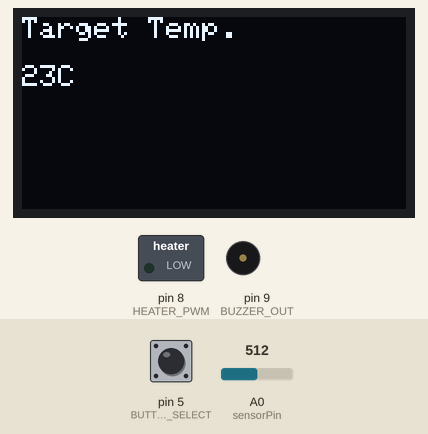
Simulated run of this sketch. Board: Arduino Uno, built with avr-gcc and run on an emulated ATmega328P. Shown: 128×64 one-colour display, switched loads named in the sketch (green lamp = pin HIGH), buzzer (waves = sounding, pin HIGH). The test bench sets the inputs (shaded band); at power-on: A0 (sensorPin) = 512, pin 5 (BUTTON_SELECT) HIGH. What the sketch prints to the serial monitor is not drawn.

Above: at 1.3 s.
At 2.3 s:
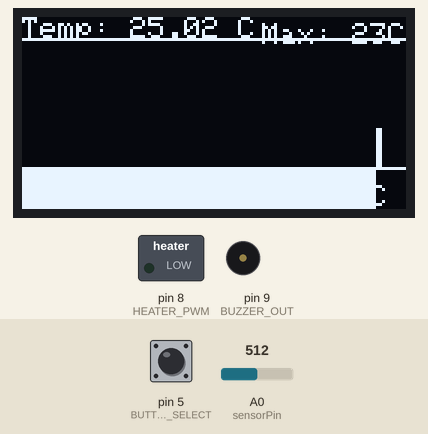
2.4 s: A0 (sensorPin) set to 485
At 3.7 s:
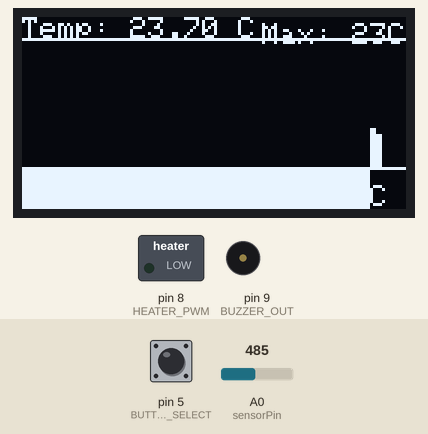
6.6 s: A0 (sensorPin) set to 462
At 8.3 s:
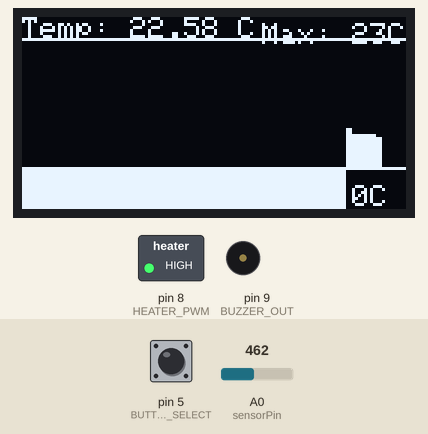
10.8 s: A0 (sensorPin) set to 511
At 12.4 s:
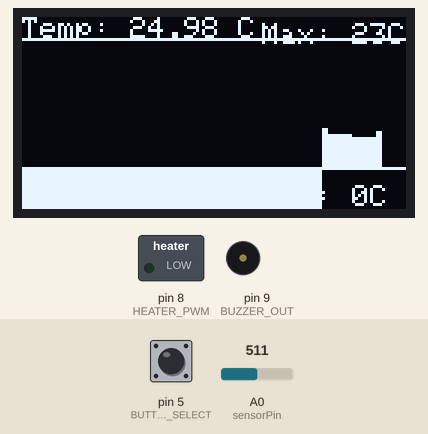
Timing chart, 0 to 13.9 s (numbered marks = the images above; inputs shaded):
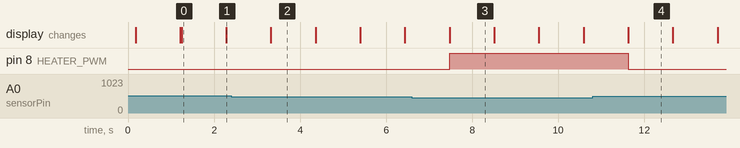

Measured:
- the behaviour switches between 471 and 470 on A0 (sensorPin) (found by bisection; images 2 and 3)
- after the input at 6.6 s, pin 8 (HEATER_PWM): LOW → HIGH after 0.88 s
- after the input at 10.8 s, pin 8 (HEATER_PWM): HIGH → LOW after 0.83 s
- what the display in image 0 shows lasts 1.1 s, from 1.2 s to 2.3 s

The sketch:

factoryTest.ino
```cpp
#include <Wire.h>
#include <Adafruit_GFX.h>
#include <Adafruit_SSD1306.h>

#define SCREEN_WIDTH 128
#define SCREEN_HEIGHT 64

#define OLED_RESET -1
Adafruit_SSD1306 display(SCREEN_WIDTH, SCREEN_HEIGHT, &Wire, OLED_RESET);

const int sensorPin = A0;
float temperaturaActual;

const int numPoints = 60;
float temperaturaHistorial[numPoints] = {0};
const int barWidth = SCREEN_WIDTH / numPoints;

#define BUTTON_SELECT 5
#define BUTTON_UP 6
#define BUTTON_DOWN 7
#define HEATER_PWM 8
#define BUZZER_OUT 9

int selectedOption = 0;
int tempMaxOptions[] = {23, 35, 37, 41.5};
int tempMin = 0;
int tempMax;
int totalOptions = 4; // Cambia esto al número total de opciones en tu menú


static const unsigned char PROGMEM image_data_Saraarray[] = {
    0xff, 0xff, 0xff, 0xff, 0xff, 0xff, 0xff, 0xff, 0xff, 0xff, 0xff, 0xff, 0xff, 0xff, 0xff, 0xff,
0xff, 0xff, 0xff, 0xff, 0xff, 0xff, 0xff, 0xff, 0xff, 0xff, 0xff, 0xff, 0xff, 0xff, 0xff, 0xff,
0xff, 0xff, 0xff, 0xff, 0xff, 0xff, 0xff, 0xff, 0xff, 0xff, 0xff, 0xff, 0xff, 0xff, 0xff, 0xff,
0xff, 0xff, 0xff, 0xff, 0xff, 0xff, 0xff, 0xff, 0xff, 0xff, 0xff, 0xff, 0xff, 0xff, 0xff, 0xff,
0xff, 0xff, 0xff, 0xff, 0xff, 0xff, 0xff, 0xff, 0xff, 0xff, 0xff, 0xff, 0xff, 0xff, 0xff, 0xff,
0xff, 0xff, 0xff, 0xff, 0xff, 0xff, 0xff, 0xff, 0xff, 0xff, 0xff, 0xff, 0xff, 0xff, 0xff, 0xff,
0xff, 0xff, 0xff, 0xff, 0xff, 0xff, 0xff, 0xff, 0xff, 0xff, 0xff, 0xff, 0xff, 0xff, 0xff, 0xff,
0xff, 0xff, 0xff, 0xff, 0xff, 0xff, 0xff, 0xff, 0xff, 0xff, 0xff, 0xff, 0xff, 0xff, 0xff, 0xff,
0xff, 0xff, 0xff, 0xff, 0xff, 0xff, 0xff, 0xff, 0xff, 0xff, 0xff, 0xff, 0xff, 0xff, 0xff, 0xff,
0xff, 0xff, 0xff, 0xff, 0xff, 0xff, 0xff, 0xff, 0xff, 0xff, 0xff, 0xff, 0xff, 0xff, 0xff, 0xff,
0xff, 0xff, 0xff, 0xff, 0xff, 0xff, 0xff, 0xff, 0xff, 0xff, 0xff, 0xff, 0xff, 0xff, 0xff, 0xff,
0xff, 0xff, 0xff, 0xff, 0xe0, 0x03, 0xe0, 0x1e, 0x01, 0x00, 0x0f, 0xff, 0xff, 0xff, 0xff, 0xff,
0xff, 0xff, 0xff, 0xff, 0xe0, 0x00, 0x60, 0x1e, 0x01, 0x00, 0x03, 0xff, 0xff, 0xff, 0xff, 0xff,
0xff, 0xff, 0xff, 0xff, 0xf8, 0xfc, 0x38, 0xff, 0xc7, 0xc3, 0xe0, 0xff, 0xff, 0xff, 0xff, 0xff,
0xff, 0xff, 0xff, 0xff, 0xf8, 0xff, 0x18, 0xff, 0xcf, 0xe7, 0xf8, 0x7f, 0xff, 0xff, 0xff, 0xff,
0xff, 0xff, 0xff, 0xff, 0xf8, 0xff, 0x88, 0xff, 0xcf, 0xe7, 0xfc, 0x7f, 0xff, 0xff, 0xff, 0xff,
0xff, 0xff, 0xff, 0xff, 0xf8, 0xff, 0x88, 0xff, 0xcf, 0xe7, 0xfc, 0x7f, 0xff, 0xff, 0xff, 0xff,
0xff, 0xff, 0xff, 0xff, 0xf8, 0xff, 0xc8, 0xff, 0xcf, 0xe7, 0xf8, 0xff, 0xff, 0xff, 0xff, 0xff,
0xff, 0xff, 0xff, 0xff, 0xf8, 0xff, 0xc8, 0xff, 0xcf, 0xe3, 0xc0, 0xff, 0xff, 0xff, 0xff, 0xff,
0xff, 0xff, 0xff, 0xff, 0xf8, 0xff, 0x88, 0xff, 0xcf, 0xe0, 0x00, 0xff, 0xff, 0xff, 0xff, 0xff,
0xff, 0xff, 0xff, 0xff, 0xf8, 0xff, 0x88, 0xff, 0xcf, 0xe0, 0x00, 0x7f, 0xff, 0xff, 0xff, 0xff,
0xff, 0xff, 0xff, 0xff, 0xf8, 0xff, 0x18, 0xff, 0xc7, 0xe7, 0xfc, 0x3f, 0xff, 0xff, 0xff, 0xff,
0xff, 0xff, 0xff, 0xff, 0xf8, 0x78, 0x38, 0xff, 0xc7, 0xe7, 0xff, 0x3f, 0xff, 0xff, 0xff, 0xff,
0xff, 0xff, 0xff, 0xff, 0xf8, 0x00, 0x78, 0xff, 0xcf, 0xe7, 0xff, 0x1f, 0xff, 0xff, 0xff, 0xff,
0xff, 0xff, 0xff, 0xff, 0xf8, 0x07, 0xf8, 0xff, 0xcf, 0xe7, 0xff, 0x1f, 0xff, 0xff, 0xff, 0xff,
0xff, 0xff, 0xff, 0xff, 0xf8, 0xff, 0xfc, 0xff, 0x8f, 0xe7, 0xff, 0x3f, 0xff, 0xff, 0xff, 0xff,
0xff, 0xff, 0xff, 0xff, 0xf8, 0xff, 0xfc, 0x7f, 0x8f, 0xe7, 0xfe, 0x3f, 0xff, 0xff, 0xff, 0xff,
0xff, 0xff, 0xff, 0xff, 0xf8, 0xff, 0xfe, 0x3e, 0x1f, 0xe7, 0xf8, 0x7f, 0xff, 0xff, 0xff, 0xff,
0xff, 0xff, 0xff, 0xff, 0xf0, 0x3f, 0xff, 0x00, 0x3f, 0x00, 0x00, 0x7f, 0xff, 0xff, 0xff, 0xff,
0xff, 0xff, 0xff, 0xff, 0xf0, 0x3f, 0xff, 0xc0, 0xff, 0x00, 0x03, 0x3f, 0xff, 0xff, 0xff, 0xff,
0xff, 0xff, 0xff, 0xff, 0xff, 0xff, 0xff, 0xf7, 0xff, 0xfe, 0x7f, 0xdf, 0xff, 0xff, 0xff, 0xff,
0xff, 0xff, 0xff, 0xff, 0xff, 0xff, 0xff, 0xf7, 0xff, 0xfe, 0x7f, 0xcf, 0xff, 0xff, 0xff, 0xff,
0xff, 0xff, 0xff, 0xff, 0xe0, 0x3f, 0x81, 0xfc, 0x07, 0x81, 0xf8, 0x1f, 0xff, 0xff, 0xff, 0xff,
0xff, 0xff, 0xff, 0xff, 0xe0, 0x1f, 0x81, 0xfc, 0x07, 0x81, 0xf8, 0x0f, 0xff, 0xff, 0xff, 0xff,
0xff, 0xff, 0xff, 0xff, 0xfc, 0x7f, 0xe0, 0xff, 0x1f, 0xe3, 0xfe, 0x3f, 0xff, 0xff, 0xff, 0xff,
0xff, 0xff, 0xff, 0xff, 0xfc, 0x7f, 0xf0, 0x7f, 0x1f, 0xe3, 0xfe, 0x3f, 0xff, 0xff, 0xff, 0xff,
0xff, 0xff, 0xff, 0xff, 0xfc, 0x7f, 0xf0, 0x7f, 0x1f, 0xe3, 0xfe, 0x7f, 0xff, 0xff, 0xff, 0xff,
0xff, 0xff, 0xff, 0xff, 0xfc, 0x7f, 0xf0, 0x3f, 0x1f, 0xf1, 0xfc, 0x7f, 0xff, 0xff, 0xff, 0xff,
0xff, 0xff, 0xff, 0xff, 0xfc, 0x7f, 0xf3, 0x1f, 0x1f, 0xf1, 0xfc, 0xff, 0xff, 0xff, 0xff, 0xff,
0xff, 0xff, 0xff, 0xff, 0xfc, 0x7f, 0xf3, 0x1f, 0x1f, 0xf9, 0xf8, 0xff, 0xff, 0xff, 0xff, 0xff,
0xff, 0xff, 0xff, 0xff, 0xfc, 0x7f, 0xf3, 0x8f, 0x1f, 0xf8, 0xf8, 0xff, 0xff, 0xff, 0xff, 0xff,
0xff, 0xff, 0xff, 0xff, 0xfc, 0x7f, 0xf3, 0xc7, 0x1f, 0xfc, 0xf9, 0xff, 0xff, 0xff, 0xff, 0xff,
0xff, 0xff, 0xff, 0xff, 0xfc, 0x7f, 0xf3, 0xe3, 0x1f, 0xfc, 0x71, 0xff, 0xff, 0xff, 0xff, 0xff,
0xff, 0xff, 0xff, 0xff, 0xfc, 0x7f, 0xf3, 0xe3, 0x1f, 0xfc, 0x73, 0xff, 0xff, 0xff, 0xff, 0xff,
0xff, 0xff, 0xff, 0xff, 0xfc, 0x7f, 0xf3, 0xf1, 0x1f, 0xfe, 0x23, 0xff, 0xff, 0xff, 0xff, 0xff,
0xff, 0xff, 0xff, 0xff, 0xfc, 0x7f, 0xf3, 0xf8, 0x1f, 0xfe, 0x23, 0xff, 0xff, 0xff, 0xff, 0xff,
0xff, 0xff, 0xff, 0xff, 0xfc, 0x7f, 0xf3, 0xfc, 0x1f, 0xff, 0x07, 0xff, 0xff, 0xff, 0xff, 0xff,
0xff, 0xff, 0xff, 0xff, 0xfc, 0x7f, 0xf3, 0xfc, 0x1f, 0xff, 0x07, 0xff, 0xff, 0xff, 0xff, 0xff,
0xff, 0xff, 0xff, 0xff, 0xf8, 0x3f, 0xe3, 0xfe, 0x1f, 0xff, 0x0f, 0xff, 0xff, 0xff, 0xff, 0xff,
0xff, 0xff, 0xff, 0xff, 0xf0, 0x1f, 0x80, 0x7f, 0x1f, 0xff, 0x8f, 0xff, 0xff, 0xff, 0xff, 0xff,
0xff, 0xff, 0xff, 0xff, 0xf0, 0x3f, 0x80, 0xff, 0x9f, 0xff, 0x9f, 0xff, 0xff, 0xff, 0xff, 0xff,
0xff, 0xff, 0xff, 0xff, 0xff, 0xff, 0xff, 0xff, 0xff, 0xff, 0xff, 0xff, 0xff, 0xff, 0xff, 0xff,
0xff, 0xff, 0xff, 0xff, 0xff, 0xff, 0xff, 0xff, 0xff, 0xff, 0xff, 0xff, 0xff, 0xff, 0xff, 0xff,
0xff, 0xff, 0xff, 0xff, 0xff, 0xff, 0xff, 0xff, 0xff, 0xff, 0xff, 0xff, 0xff, 0xff, 0xff, 0xff,
0xff, 0xff, 0xff, 0xff, 0xff, 0xff, 0xff, 0xff, 0xff, 0xff, 0xff, 0xff, 0xff, 0xff, 0xff, 0xff,
0xff, 0xff, 0xff, 0xff, 0xff, 0xff, 0xff, 0xff, 0xff, 0xff, 0xff, 0xff, 0xff, 0xff, 0xff, 0xff,
0xff, 0xff, 0xff, 0xff, 0xff, 0xff, 0xff, 0xff, 0xff, 0xff, 0xff, 0xff, 0xff, 0xff, 0xff, 0xff,
0xff, 0xff, 0xff, 0xff, 0xff, 0xff, 0xff, 0xff, 0xff, 0xff, 0xff, 0xff, 0xff, 0xff, 0xff, 0xff,
0xff, 0xff, 0xff, 0xff, 0xff, 0xff, 0xff, 0xff, 0xff, 0xff, 0xff, 0xff, 0xff, 0xff, 0xff, 0xff,
0xff, 0xff, 0xff, 0xff, 0xff, 0xff, 0xff, 0xff, 0xff, 0xff, 0xff, 0xff, 0xff, 0xff, 0xff, 0xff,
0xff, 0xff, 0xff, 0xff, 0xff, 0xff, 0xff, 0xff, 0xff, 0xff, 0xff, 0xff, 0xff, 0xff, 0xff, 0xff,
0xff, 0xff, 0xff, 0xff, 0xff, 0xff, 0xff, 0xff, 0xff, 0xff, 0xff, 0xff, 0xff, 0xff, 0xff, 0xff,
0xff, 0xff, 0xff, 0xff, 0xff, 0xff, 0xff, 0xff, 0xff, 0xff, 0xff, 0xff, 0xff, 0xff, 0xff, 0xff,
0xff, 0xff, 0xff, 0xff, 0xff, 0xff, 0xff, 0xff, 0xff, 0xff, 0xff, 0xff, 0xff, 0xff, 0xff, 0xff
};

void setup() {
  Serial.begin(9600);
  Serial.println(F("Hello!"));
  if (!display.begin(SSD1306_SWITCHCAPVCC, 0x3C)) {
    Serial.println(F("Error al iniciar el OLED"));
    for (;;)
      ;
  }
  delay(100);
  display.clearDisplay();
  display.setTextSize(1);
  display.setTextColor(WHITE);
  display.setCursor(0, 0);
  // Display static text
  display.drawBitmap(0, 0, image_data_Saraarray, 128, 64, 1);
  display.display();
  delay(1000);
  display.clearDisplay();

  pinMode(BUTTON_SELECT, INPUT_PULLUP);
  pinMode(BUTTON_UP, INPUT_PULLUP);
  pinMode(BUTTON_DOWN, INPUT_PULLUP);

  pinMode(BUZZER_OUT,OUTPUT);
  pinMode(HEATER_PWM,OUTPUT);
}

void loop() {
  displayMenu();
  checkButtons();
}

void displayMenu() {
  display.clearDisplay();
  display.setTextSize(1);
  display.setTextColor(SSD1306_WHITE);
  display.setCursor(0, 0);
  display.println(F("SELECT SAMPLE"));
  display.setCursor(10, 12);
  display.println(F("Yeast and mold"));
  display.setCursor(10, 24);
  display.println(F("Coliform"));
  display.setCursor(10, 36);
  display.println(F("Env. listeria"));
  display.setCursor(10, 48);
  display.println(F("Salmonella Express"));


  int circleY = 15 + selectedOption * 12; // Posición del círculo relleno
  display.fillCircle(5, circleY, 3, SSD1306_WHITE);
    display.display();
}

void checkButtons() {
  if (digitalRead(BUTTON_SELECT) == HIGH) {
    tempMax = tempMaxOptions[selectedOption];
    configurarTemperaturaMaxima();
    digitalWrite(HEATER_PWM, HIGH);
    delay(200); // Debouncing
    digitalWrite(HEATER_PWM, LOW);
  }

  if (digitalRead(BUTTON_UP) == HIGH) {
    selectedOption = (selectedOption - 1 + totalOptions) % totalOptions;
    delay(200); // Debouncing
    displayMenu();
  }

  if (digitalRead(BUTTON_DOWN) == HIGH) {
    selectedOption = (selectedOption + 1) % totalOptions;
    delay(200); // Debouncing
    displayMenu();
  }
}

void configurarTemperaturaMaxima() {
  display.clearDisplay();
  display.setTextSize(1);
  display.setTextColor(SSD1306_WHITE);
  display.setCursor(0, 0);
  display.print("Target Temp.");
  display.setCursor(0, 16);
  display.print(tempMax);
  display.println("C");
  display.display();
  delay(1000);
  mostrarGraficoTemperatura();
}

void mostrarGraficoTemperatura() {
  while (true)
  {
    int sensorValue = analogRead(sensorPin);
    //float voltage = sensorValue * 5.0 / 1023.0;
    //temperaturaActual = (voltage - 0.5) * 100;
    temperaturaActual = sensorValue * 50.0 / 1023.0;


    for (int i = 0; i < numPoints - 1; i++)
    {
      temperaturaHistorial[i] = temperaturaHistorial[i + 1];
    }

    temperaturaHistorial[numPoints - 1] = temperaturaActual;

    display.clearDisplay();
    display.setTextSize(1);
    display.setTextColor(SSD1306_WHITE);
    display.setCursor(0, 0);
    display.print("Temp: ");
    display.print(temperaturaActual);
    display.println(" C");

// Mostrar la gráfica de temperatura en el resto de la pantalla
  for (int i = 0; i < numPoints; i++) {
    int x = i * barWidth;
    int barHeight = map(temperaturaHistorial[i], 0, 45, 0, 50);
    display.fillRect(x, SCREEN_HEIGHT - barHeight, barWidth, barHeight-14, SSD1306_WHITE);
    //display.fillRect(x, 32 , 1, 6, SSD1306_WHITE);
  }

  // Mostrar las líneas horizontales para las temperaturas máxima y mínima
  int yMax = map(tempMax, 0, 45, 0, 14);
  int yMin = map(tempMin, 0, 45, 50, 0);
  display.drawFastHLine(0, yMax, SCREEN_WIDTH, SSD1306_WHITE);
  display.drawFastHLine(0, yMin, SCREEN_WIDTH, SSD1306_WHITE);

  // Mostrar la etiqueta de temperatura máxima y mínima
  display.setTextSize(1);
  display.setTextColor(SSD1306_WHITE);
  display.setCursor(80, 2); // Ajuste de posición para la leyenda Max
  display.print("Max: ");
  display.print(tempMax);
  display.print("C");
  display.setCursor(80, SCREEN_HEIGHT-8); // Ajuste de posición para la leyenda Min
  display.print("Min: ");
  display.print(tempMin);
  display.print("C");

  display.display();

  if (temperaturaActual > tempMax) {
    digitalWrite(HEATER_PWM, LOW);
  }
  else {
    // Encender el LED si la temperatura es menor o igual que la temperatura máxima
   digitalWrite(HEATER_PWM, HIGH);
  }
  // Esperar 1 segundo
  delay(1000);
}


  // Restaurar la pantalla después de salir del bucle
  displayMenu();
}
```
